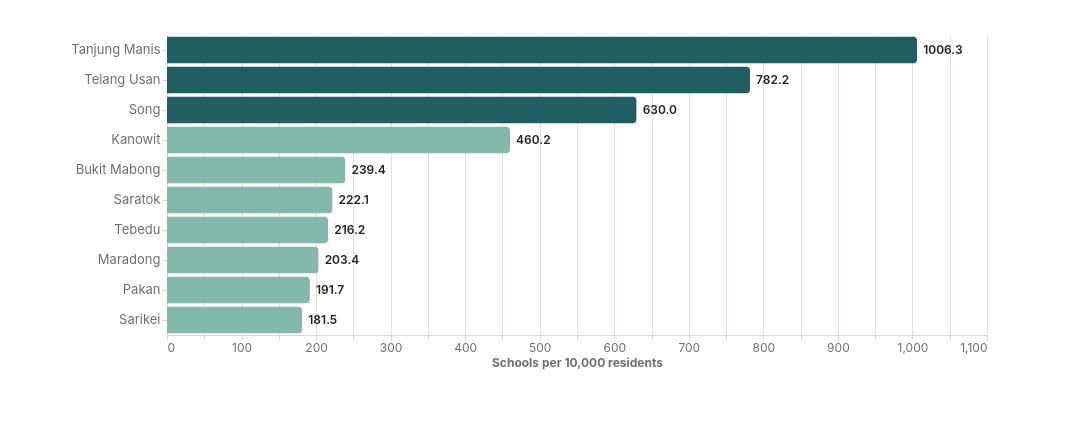

The specification (Vega-Lite) saved for this image:
### Vega-Lite specification from a JSON file in a GitHub repository (floating-point values rounded to 4 significant figures)
{"$schema": "https://vega.github.io/schema/vega-lite/v5.json", "width": 820, "height": 300, "autosize": {"type": "pad", "contains": "padding"}, "data": {"values": [{"district": "Tanjung Manis", "state": "Sarawak", "sch": 1006.0, "rank": 1}, {"district": "Telang Usan", "state": "Sarawak", "sch": 782.2, "rank": 2}, {"district": "Song", "state": "Sarawak", "sch": 630.0, "rank": 3}, {"district": "Kanowit", "state": "Sarawak", "sch": 460.2, "rank": 4}, {"district": "Bukit Mabong", "state": "Sarawak", "sch": 239.4, "rank": 5}, {"district": "Saratok", "state": "Sarawak", "sch": 222.1, "rank": 6}, {"district": "Tebedu", "state": "Sarawak", "sch": 216.2, "rank": 7}, {"district": "Maradong", "state": "Sarawak", "sch": 203.4, "rank": 8}, {"district": "Pakan", "state": "Sarawak", "sch": 191.7, "rank": 9}, {"district": "Sarikei", "state": "Sarawak", "sch": 181.5, "rank": 10}]}, "layer": [{"mark": {"type": "bar", "cornerRadiusEnd": 4}, "encoding": {"y": {"field": "district", "type": "nominal", "sort": ["Tanjung Manis", "Telang Usan", "Song", "Kanowit", "Bukit Mabong", "Saratok", "Tebedu", "Maradong", "Pakan", "Sarikei"], "title": null, "axis": {"labelFontSize": 13, "labelLimit": 190}}, "x": {"field": "sch", "type": "quantitative", "title": "Schools per 10,000 residents", "scale": {"zero": true, "domain": [0, 1100]}}, "color": {"condition": {"test": "datum.rank <= 3", "value": "#1F5F62"}, "value": "#83B8AD"}, "tooltip": [{"field": "district", "type": "nominal"}, {"field": "state", "type": "nominal"}, {"field": "sch", "type": "quantitative", "format": ".1f", "title": "Schools / 10k"}]}}, {"mark": {"type": "text", "align": "left", "dx": 6, "fontSize": 12, "fontWeight": 600, "color": "#1F2528"}, "encoding": {"y": {"field": "district", "type": "nominal", "sort": ["Tanjung Manis", "Telang Usan", "Song", "Kanowit", "Bukit Mabong", "Saratok", "Tebedu", "Maradong", "Pakan", "Sarikei"]}, "x": {"field": "sch", "type": "quantitative", "scale": {"zero": true, "domain": [0, 1100]}}, "text": {"field": "sch", "type": "quantitative", "format": ".1f"}}}], "config": {"view": {"stroke": null}, "background": null, "font": "Inter", "axis": {"labelFont": "Inter", "titleFont": "Inter", "labelColor": "#6B6F72", "titleColor": "#6B6F72", "gridColor": "#E6DED4", "domainColor": "#DED6CB", "tickColor": "#DED6CB", "labelFontSize": 12, "titleFontSize": 12}, "text": {"font": "Inter", "color": "#1F2528"}}, "padding": {"left": 70, "right": 90, "top": 35, "bottom": 55}}
